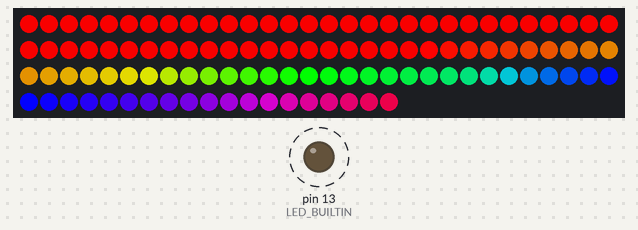
This sketch was run on a simulated Arduino Uno, built with avr-gcc and run on an emulated ATmega328P. On the bench: 109 RGB LEDs in strip order, left to right, continuing on the next row, output pins drawn as LEDs (lit = HIGH). Dashed ring = blinking.

Above: at 0.16 s.
At 10.1 s:
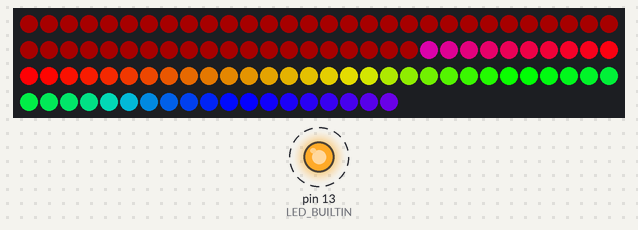
At 18.54 s:
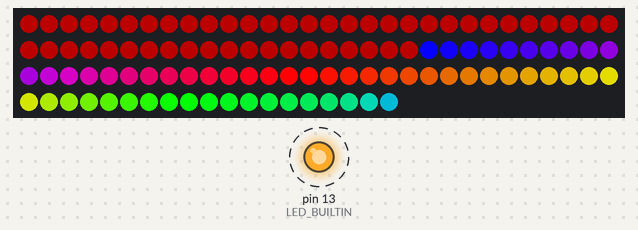
At 39.34 s:
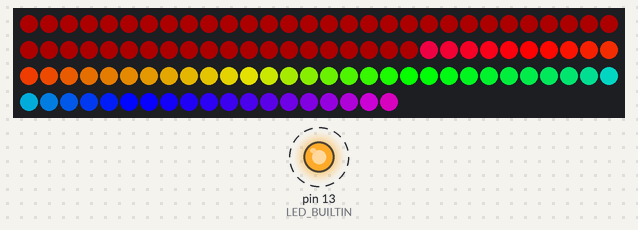
Timing chart, 0 to 40.0 s (numbered marks = the images above):
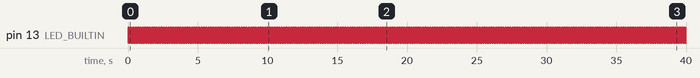

Measured:
- by itself, pin 13 (LED_BUILTIN): alternates HIGH for 0.02 s and LOW for 0.02 s

The sketch:

polyam-infinity-heart.ino
```cpp
#include <FastLED.h>


// How many leds in your strip?
// Heart is 0-49 [50]
// Infiity loop is 50-108 [59]
#define NUM_LEDS 109
#define HEART_LEDS 50
#define HEART_START 0
#define HEART_STOP 49
#define INFINITY_LEDS 59
#define INFINITY_START 50
#define INFINITY_STOP 108

#define SLOW_FACTOR 4


// For led chips like WS2812, which have a data line, ground, and power, you just
// need to define DATA_PIN.  For led chipsets that are SPI based (four wires - data, clock,
// ground, and power), like the LPD8806 define both DATA_PIN and CLOCK_PIN
// Clock pin only needed for SPI based chipsets when not using hardware SPI
#define DATA_PIN 5

const uint8_t heartECG[] = {
  231, 200, 151, 102,  54,  18,  15,  25,  34,  44,
   49,  49,  50,  53,  55,  58,  59,  58,  57,  56,
   55,  55,  56,  58,  59,  61,  62,  64,  66,  67,
   69,  71,  73,  75,  76,  78,  81,  84,  86,  89,
   92,  95,  98, 100, 103, 106, 109, 110, 112, 113,
  113, 111, 110, 108, 106, 103,  99,  95,  92,  88,
   85,  81,  78,  74,  71,  68,  64,  61,  58,  56,
   54,  53,  51,  51,  51,  50,  50,  50,  50,  50,
   49,  49,  49,  49,  49,  49,  49,  49,  49,  49,
   49,  49,  49,  50,  50,  50,  50,  51,  51,  51,
   51,  52,  52,  52,  53,  53,  53,  54,  54,  54,
   55,  55,  56,  56,  56,  56,  55,  55,  54,  53,
   52,  51,  49,  48,  46,  44,  43,  42,  42,  42,
   43,  43,  44,  43,  42,  41,  40,  41,  42,  40,
   37,  33,  32,  46,  83, 133, 170, 207, 227 };

// Define the complete array of leds
CRGB leds[NUM_LEDS];

// Define a working array for the infinity logo
CRGB infinityleds[INFINITY_LEDS];

int heartpulse = 0;
int slowfactor = SLOW_FACTOR;
bool blinkstatus = true;

void setup() {
  pinMode(LED_BUILTIN, OUTPUT);

  FastLED.addLeds<NEOPIXEL, DATA_PIN>(leds, NUM_LEDS);  // GRB ordering is assumed
  FastLED.setBrightness(255);
  // FastLED.addLeds<WS2812B, DATA_PIN, RGB>(leds, NUM_LEDS);  // GRB ordering is typical

  for (int x=0; x<NUM_LEDS; x++) {
    // Now turn the LED off, then pause
    leds[x] = CRGB::Black;
  }
  FastLED.show();

}

void loop() {

  for (int x=HEART_START; x<=HEART_STOP; x++) {
    // Turn the LED on, then pause
    leds[x].red = heartECG[heartpulse];
  }

  slowfactor--;
  if (slowfactor == 0) {
    slowfactor = SLOW_FACTOR;
    heartpulse++;
    if (heartpulse == 149) {
       heartpulse = 0;
    }
    if (blinkstatus) {
      digitalWrite(LED_BUILTIN, HIGH);
      blinkstatus = false;
    }
    else {
      digitalWrite(LED_BUILTIN, LOW);    // turn the LED off by making the voltage LOW
      blinkstatus = true;
    }
  }

  // Sweep the loop
  infinitypride();
  for(int i = 0; i < INFINITY_LEDS; i++)  {
    leds[(INFINITY_START + i)] = infinityleds[i];               // Set the i'th led to red
  }
  FastLED.show();


}

// This function draws rainbows with an ever-changing,
// widely-varying set of parameters.
void infinitypride()
{
  static byte initialHue = 0;
  initialHue = initialHue + 1;
  byte changeInHue = 255 / INFINITY_LEDS;
  fill_rainbow(infinityleds, INFINITY_LEDS, initialHue, changeInHue);
}
```
